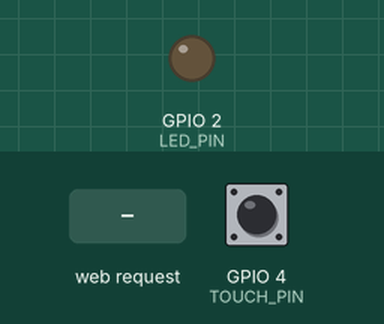
The sketch below on a simulated ESP32. Shown: output pins drawn as LEDs (lit = HIGH). Dashed ring = blinking. Inputs (shaded band) come from the test bench; at power-on: GPIO 4 (TOUCH_PIN) HIGH. WiFi joins after 1.5 s; servers stay silent unless stated; what the sketch prints to the serial monitor is not drawn.

Above: at 2.7 s.
2.8 s: HTTP request GET /arm received
At 3.05 s:
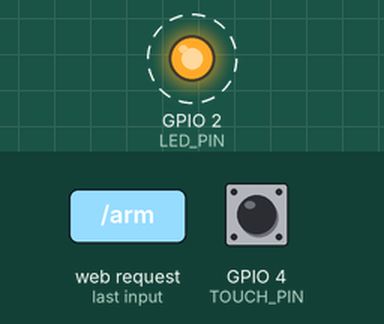
5.8 s: HTTP request GET /disarm received
At 5.8 s:
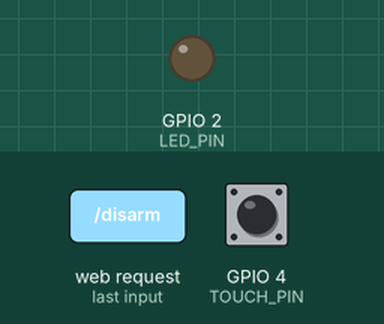
Timing chart, 0 to 8.8 s (numbered marks = the images above; inputs shaded):
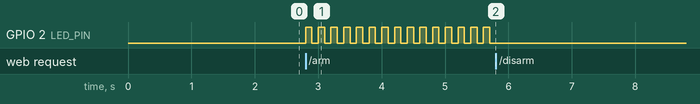

Measured:
- after the input at 2.8 s, GPIO 2 (LED_PIN): alternates HIGH for 0.10 s and LOW for 0.10 s, starting at once
- after the input at 5.8 s, GPIO 2 (LED_PIN): stops changing and stays LOW

The sketch:

sketch_may23a.ino
```cpp
#include <WiFi.h>
#include <WebServer.h>

// ==================== 硬件配置 ====================
#define LED_PIN    2       // 报警LED
#define TOUCH_PIN  4       // 触摸引脚
#define THRESHOLD  500      // 触摸阈值

// ==================== 你的 WiFi 配置 ====================
const char* ssid     = "OnePlus Ace 3";
const char* password = "273688dgx";

WebServer server(80);

// ==================== 系统状态 ====================
bool isArmed   = false;   // 是否布防
bool isAlarm   = false;   // 是否报警
int touchVal;

// ==================== 网页 ====================
String getHTML() {
  String html = "<!DOCTYPE html>";
  html += "<html><head><meta charset='UTF-8'>";
  html += "<meta name='viewport' content='width=device-width, initial-scale=1.0'>";
  html += "<title>物联网安防报警器</title>";
  html += "<style>";
  html += "body{text-align:center; margin-top:60px; font-size:22px;}";
  html += ".btn{padding:15px 30px; margin:20px; font-size:20px; border:none; border-radius:8px;}";
  html += ".arm{background:#2ecc71; color:white;}";
  html += ".disarm{background:#e74c3c; color:white;}";
  html += ".status{margin:30px 0; font-weight:bold;}";
  html += "</style></head><body>";

  html += "<h1>ESP32 安防报警系统</h1>";
  html += "<div class='status'>系统状态：";
  if(isArmed) html += "✅ 已布防";
  else html += "🔒 已撤防";
  html += "</div>";

  html += "<div class='status'>报警状态：";
  if(isAlarm) html += "🚨 报警中！";
  else html += "✅ 正常";
  html += "</div>";

  html += "<button class='btn arm' onclick=\"location.href='/arm'\">布防 (Arm)</button>";
  html += "<button class='btn disarm' onclick=\"location.href='/disarm'\">撤防 (Disarm)</button>";

  html += "</body></html>";
  return html;
}

// ==================== 服务器路由 ====================
void handleRoot() {
  server.send(200, "text/html", getHTML());
}

// 布防
void handleArm() {
  isArmed = true;
  isAlarm = false;
  digitalWrite(LED_PIN, LOW);
  server.send(200, "text/html", getHTML());
}

// 撤防
void handleDisarm() {
  isArmed = false;
  isAlarm = false;
  digitalWrite(LED_PIN, LOW);
  server.send(200, "text/html", getHTML());
}

// ==================== 报警闪烁 ====================
void alarmFlash() {
  static unsigned long lastFlash = 0;
  static bool ledState = false;

  if(millis() - lastFlash >= 100) {  // 100ms 快闪
    lastFlash = millis();
    ledState = !ledState;
    digitalWrite(LED_PIN, ledState);
  }
}

// ==================== 初始化 ====================
void setup() {
  Serial.begin(115200);
  pinMode(LED_PIN, OUTPUT);
  digitalWrite(LED_PIN, LOW);

  // 连接WiFi
  WiFi.begin(ssid, password);
  while (WiFi.status() != WL_CONNECTED) {
    delay(500);
    Serial.print(".");
  }
  Serial.println("\nWiFi 连接成功");
  Serial.print("访问IP：");
  Serial.println(WiFi.localIP());

  // 路由
  server.on("/", handleRoot);
  server.on("/arm", handleArm);
  server.on("/disarm", handleDisarm);

  server.begin();
}

// ==================== 主循环 ====================
void loop() {
  server.handleClient();

  // 读取触摸
  touchVal = touchRead(TOUCH_PIN);

  // 布防状态 + 触摸 = 触发报警（自锁）
  if (isArmed && !isAlarm && touchVal < THRESHOLD) {
    isAlarm = true;
    Serial.println("🚨 触发报警！");
  }

  // 报警中：LED 狂闪
  if (isAlarm) {
    alarmFlash();
  }
}
```
